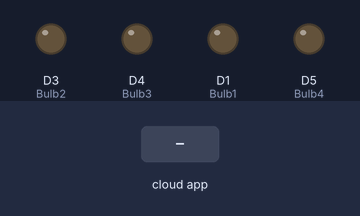
Bench run of a sketch on a simulated ESP8266 (NodeMCU). Parts: output pins drawn as LEDs (lit = HIGH). Inputs (shaded band) come from the test bench. WiFi joins after 1.5 s; servers stay silent unless stated; the Firebase database answers and starts empty; what the sketch prints to the serial monitor is not drawn.

Above: at 3.2 s.
3.3 s: the phone or cloud app sets ScheduleTime to 1
At 5.1 s:
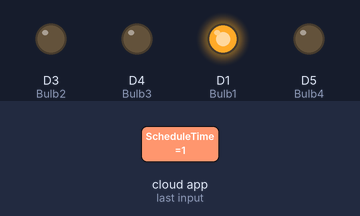
7.3 s: the phone or cloud app sets ScheduleTime to 0
At 9.3 s:
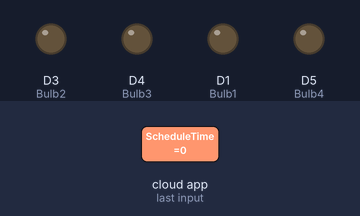
10.1 s: the phone or cloud app sets ScheduleTime to 2
At 13.5 s:
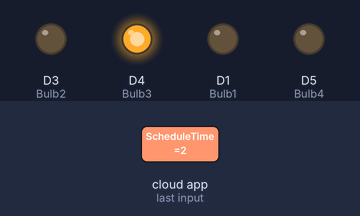
14.0 s: the phone or cloud app sets ScheduleTime to 90
At 15.7 s:
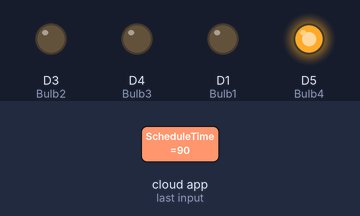
Timing chart, 0 to 39.3 s (numbered marks = the images above; inputs shaded):
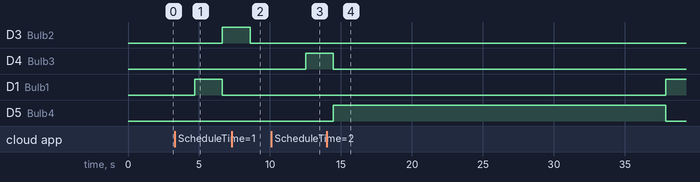

The sketch:

ES_Project.ino
```cpp
#include <ESP8266WiFi.h>
#include <FirebaseESP8266.h>


#define Bulb1 D1
#define Bulb2 D3
#define Bulb3 D4
#define Bulb4 D5

// Firebase credentials
FirebaseData firebaseData;
FirebaseAuth auth;
FirebaseConfig config;

#define USER_EMAIL "youremail"
#define USER_PASSWORD "yourpassword"

// WiFi credentials
#define ssid "yourssid"
#define password "pass"

// Firebase project credentials
#define FIREBASE_HOST "yourhost"
#define FIREBASE_AUTH "yourtoken"

// Appliance power ratings (in watts)
const float powerRatings[4] = {10.0, 5.0, 80.0, 0.5};

// Scheduling variables
unsigned long lastScheduleTime = 0;
int currentAppliance = 0;
unsigned long scheduleDuration = 0;

// Energy and time tracking
unsigned long deviceOnTime[4] = {0, 0, 0, 0};
float energyConsumed[4] = {0.0, 0.0, 0.0, 0.0};

// Manual control states
bool manualStates[4] = {false, false, false, false};
bool manualOverrides[4] = {false, false, false, false};

void setup() {
  Serial.begin(115200);


  pinMode(Bulb1, OUTPUT);
  pinMode(Bulb2, OUTPUT);
  pinMode(Bulb3, OUTPUT);
  pinMode(Bulb4, OUTPUT);
  digitalWrite(Bulb1, LOW);
  digitalWrite(Bulb2, LOW);
  digitalWrite(Bulb3, LOW);
  digitalWrite(Bulb4, LOW);


  Serial.print("Connecting to WiFi...");
  WiFi.begin(ssid, password);
  while (WiFi.status() != WL_CONNECTED) {
    delay(1000);
    Serial.print(".");
  }
  Serial.println("\nConnected to WiFi");


  config.host = FIREBASE_HOST;
  config.signer.tokens.legacy_token = FIREBASE_AUTH;


  Firebase.begin(&config, &auth);
  Firebase.reconnectWiFi(true);
  Serial.println("Firebase initialized");
}

void loop() {
  int durationInSeconds;

  if (Firebase.getInt(firebaseData, "/ScheduleTime/ScheduleTime"))
  {

    durationInSeconds = firebaseData.intData();
    if (durationInSeconds > 0)
    {
      scheduleDuration = (durationInSeconds * 1000) / 4;
      Serial.printf("Updated schedule duration: %d ms per appliance\n", scheduleDuration);
    } else {
      Serial.println("Invalid schedule duration received. Using default.");
    }
  } else {
    Serial.println("Failed to fetch schedule duration from Firebase");
  }


  checkManualControlFromFirebase();

  if (durationInSeconds == 0)
  {

    Serial.println("Load Scheduling Off");
    for (int i = 0; i < 4; i++)
    {
      if (!manualOverrides[i])
      {digitalWrite(getRelayPin(i), LOW);}
    }
  }
  else
  {
      handleScheduling();
  }

  updateEnergyStatsOnFirebase();
}

//function to handle scheduling
void handleScheduling() {
  unsigned long currentTime = millis();

  if (currentTime - lastScheduleTime >= scheduleDuration) {
    lastScheduleTime = currentTime;


    for (int i = 0; i < 4; i++) {
      if (!manualOverrides[i]) {
        digitalWrite(getRelayPin(i), LOW);
      }
    }


    if (!manualOverrides[currentAppliance]) {
      digitalWrite(getRelayPin(currentAppliance), HIGH);
      deviceOnTime[currentAppliance] += scheduleDuration;
      energyConsumed[currentAppliance] +=
          (powerRatings[currentAppliance] * scheduleDuration / 3600000.0);
      Serial.printf("Bulb%d is ON (scheduled)\n", currentAppliance + 1);
    } else {
      Serial.printf("Bulb%d is under manual control, skipping schedule.\n", currentAppliance + 1);
    }


    currentAppliance = (currentAppliance + 1) % 4;
  }
}

//Function to control manually via firebase
void checkManualControlFromFirebase() {
  for (int i = 0; i < 4; i++) {
    String path = "/ES_Project/S" + String(i + 1);
    if (Firebase.getString(firebaseData, path)) {
      String state = firebaseData.stringData();
      if (state == "1") {
        manualStates[i] = true;
        manualOverrides[i] = true;
        digitalWrite(getRelayPin(i), HIGH);
      } else if (state == "0") {
        manualOverrides[i] = false;
        manualStates[i] = false;
      }
    }
  }
}


int getRelayPin(int index) {
  switch (index) {
    case 0: return Bulb1;
    case 1: return Bulb2;
    case 2: return Bulb3;
    case 3: return Bulb4;
    default: return -1;
  }
}


void updateEnergyStatsOnFirebase() {
  for (int i = 0; i < 4; i++) {
    String timePath = "/ES_Project/S" + String(i + 1) + "Time";
    String energyPath = "/ES_Project/S" + String(i + 1) + "Energy";

    Firebase.setInt(firebaseData, timePath, deviceOnTime[i] / 1000);
    Firebase.setFloat(firebaseData, energyPath, energyConsumed[i]);
  }
}
```

Measured:
- after the input at 3.3 s, D3 (Bulb2): LOW → HIGH after 3.4 s; D1 (Bulb1): LOW → HIGH after 1.4 s, → LOW 2.0 s later
- after the input at 7.3 s, D4 (Bulb3): stays LOW (without the input it goes to HIGH after 1.3 s)
- after the input at 10.1 s, D4 (Bulb3): LOW → HIGH after 2.4 s
- after the input at 14.0 s, D3 (Bulb2): stops changing and stays LOW; D4 (Bulb3): goes on until 14.5 s, then stays LOW
